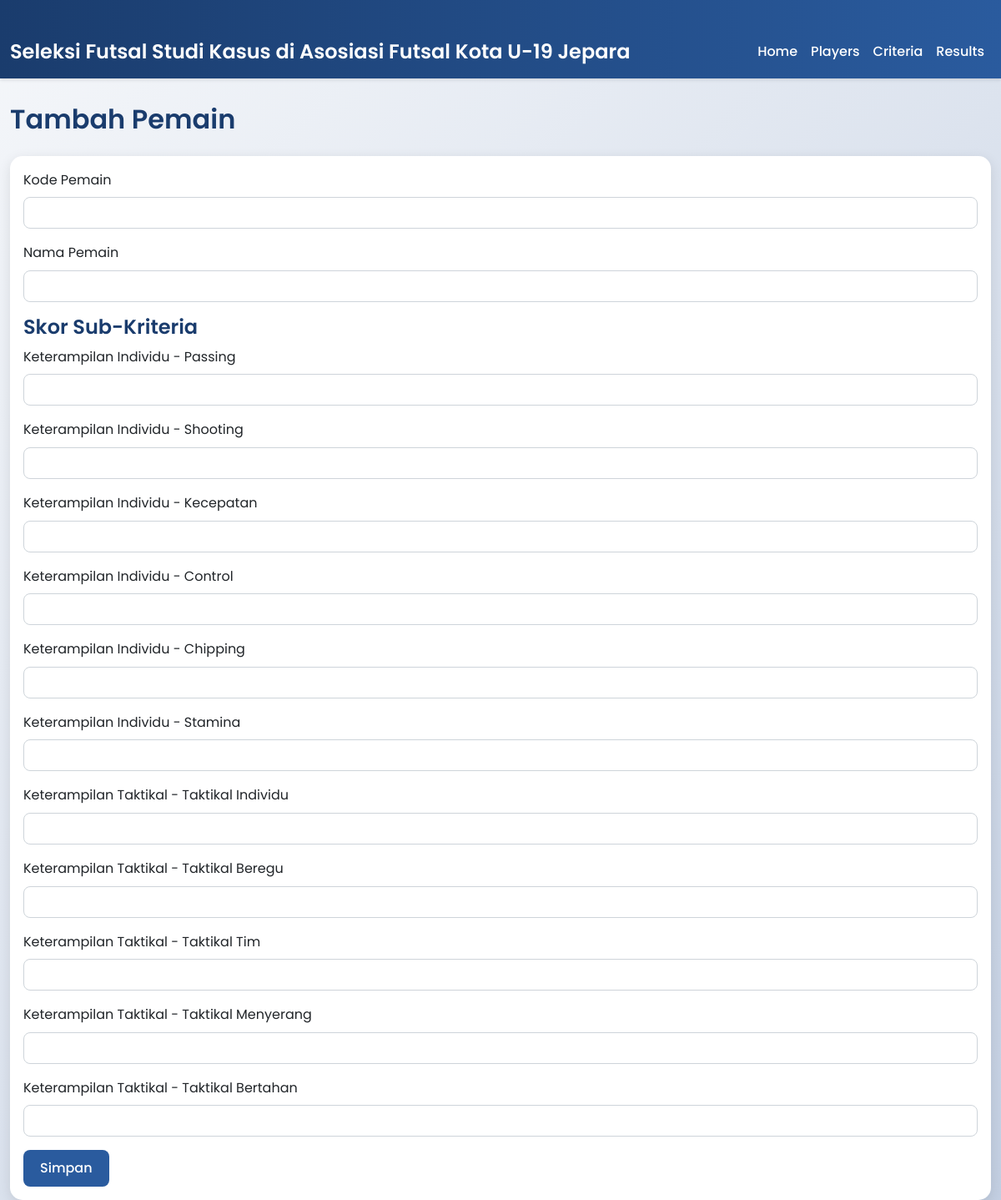
Screenshot of /players/add.php with the database file from the repository.
### tables this page shows
CREATE TABLE `sub_criteria` (
  `id` int NOT NULL,
  `kode_subkriteria` varchar(10) NOT NULL,
  `nama_subkriteria` varchar(50) NOT NULL,
  `kriteria_id` int NOT NULL,
  `factor_type` enum('Core','Secondary') NOT NULL,
  `nilai_ideal` int NOT NULL
);

CREATE TABLE `criteria` (
  `id` int NOT NULL,
  `kode_kriteria` varchar(10) NOT NULL,
  `nama_kriteria` varchar(50) NOT NULL,
  `tipe` enum('Taktikal','Individu') NOT NULL
);

### players/add.php (the view, shortened to what this page needs)
<?php
include '../config/db_connect.php';
include '../includes/header.php';
include '../includes/navbar.php';
$sub_criteria_stmt = $pdo->query("SELECT sc.id, sc.kode_subkriteria, sc.nama_subkriteria, c.nama_kriteria
                                  FROM sub_criteria sc
                                  JOIN criteria c ON sc.kriteria_id = c.id
                                  ORDER BY c.nama_kriteria, sc.kode_subkriteria");
$sub_criteria = $sub_criteria_stmt->fetchAll(PDO::FETCH_ASSOC);
?>
<div class="container">
    <h2 class="my-4">Tambah Pemain</h2>
    <div class="card">
        <div class="card-body">
            <form method="POST">
                <div class="mb-3">
                    <label for="kode_pemain" class="form-label">Kode Pemain</label>
                    <input type="text" class="form-control" id="kode_pemain" name="kode_pemain" required>
                </div>
                <div class="mb-3">
                    <label for="nama_pemain" class="form-label">Nama Pemain</label>
                    <input type="text" class="form-control" id="nama_pemain" name="nama_pemain" required>
                </div>
                <h4>Skor Sub-Kriteria</h4>
                <?php foreach ($sub_criteria as $sub): ?>
                    <div class="mb-3">
                        <label for="score_<?php echo $sub['id']; ?>" class="form-label"><?php echo htmlspecialchars($sub['nama_kriteria'] . ' - ' . $sub['nama_subkriteria']); ?></label>
                        <input type="number" class="form-control" id="score_<?php echo $sub['id']; ?>" name="scores[<?php echo $sub['id']; ?>]" min="1" max="5" required>
                    </div>
                <?php endforeach; ?>
                <button type="submit" class="btn btn-primary">Simpan</button>
            </form>
        </div>
    </div>
</div>
<?php include '../includes/footer.php'; ?>

### assets/css/style.css (style rules this page uses)
body { font-family: "Poppins", sans-serif; background: linear-gradient(135deg, #f5f7fa 0%, #c3cfe2 100%); color: #333; line-height: 1.6; }
.container { margin-top: 30px; max-width: 1200px; }
.card { border: none; border-radius: 15px; box-shadow: 0 4px 15px rgba(0, 0, 0, 0.1); transition: transform 0.3s ease, box-shadow 0.3s ease; background: #fff; }
.btn-primary { background-color: #2a5b9e; border: none; border-radius: 8px; padding: 10px 20px; font-weight: 500; transition: background-color 0.3s ease; }
h1, h2, h3, h4 { color: #1a3c6d; font-weight: 600; }
.form-control { border-radius: 8px; border: 1px solid #ced4da; transition: border-color 0.3s ease; }

### rows the page displays
sub_criteria: kriteria+nama_subkriteria "Keterampilan Individu - Passing"
sub_criteria: kriteria+nama_subkriteria "Keterampilan Individu - Shooting"
sub_criteria: kriteria+nama_subkriteria "Keterampilan Individu - Kecepatan"
sub_criteria: kriteria+nama_subkriteria "Keterampilan Individu - Control"
sub_criteria: kriteria+nama_subkriteria "Keterampilan Individu - Chipping"
sub_criteria: kriteria+nama_subkriteria "Keterampilan Individu - Stamina"
sub_criteria: kriteria+nama_subkriteria "Keterampilan Taktikal - Taktikal Individu"
sub_criteria: kriteria+nama_subkriteria "Keterampilan Taktikal - Taktikal Beregu"
sub_criteria: kriteria+nama_subkriteria "Keterampilan Taktikal - Taktikal Tim"
sub_criteria: kriteria+nama_subkriteria "Keterampilan Taktikal - Taktikal Menyerang"
sub_criteria: kriteria+nama_subkriteria "Keterampilan Taktikal - Taktikal Bertahan"
